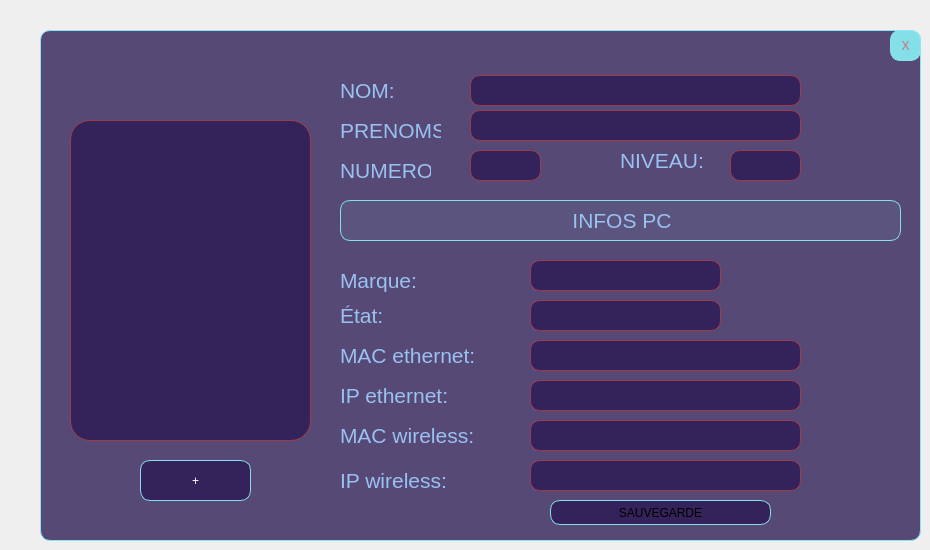
    <widget class="QWidget" name="page_2">
     <widget class="QFrame" name="frame_4">
      <property name="geometry">
       <rect>
        <x>40</x>
        <y>30</y>
        <width>881</width>
        <height>511</height>
       </rect>
      </property>
      <property name="styleSheet">
       <string notr="true">background-color: rgba(41, 24, 82, 196);
border-radius: 10px;
border: 1px solid rgba(137, 235, 241, 237);
/*box-shadow: 5rem 5rem 10rem 10em black;*/</string>
      </property>
      <property name="frameShape">
       <enum>QFrame::StyledPanel</enum>
      </property>
      <property name="frameShadow">
       <enum>QFrame::Raised</enum>
      </property>
      <widget class="QLabel" name="newImageLabel">
       <property name="geometry">
        <rect>
         <x>30</x>
         <y>90</y>
         <width>241</width>
         <height>321</height>
        </rect>
       </property>
       <property name="sizePolicy">
        <sizepolicy hsizetype="Fixed" vsizetype="Maximum">
         <horstretch>0</horstretch>
         <verstretch>0</verstretch>
        </sizepolicy>
       </property>
       <property name="styleSheet">
        <string notr="true">/*background: url(&quot;/home/tojo/QtProjects/GestionEleves/39.jpg&quot;);*/
background-position : center;
background-repeat: no-repeat;
border-radius: 20%;
border: 1px solid rgba(191, 64, 64, 171)</string>
       </property>
       <property name="text">
        <string>&lt;html&gt;&lt;head/&gt;&lt;body&gt;&lt;/body&gt;&lt;/html&gt;</string>
       </property>
      </widget>
      <widget class="QLabel" name="label_27">
       <property name="geometry">
        <rect>
         <x>300</x>
         <y>40</y>
         <width>101</width>
         <height>41</height>
        </rect>
       </property>
       <property name="styleSheet">
        <string notr="true">font: 700 40pt &quot;Fira Code&quot;;
color: rgb(153, 193, 241);
background: none;
border:none;</string>
       </property>
       <property name="text">
        <string>&lt;html&gt;&lt;head/&gt;&lt;body&gt;&lt;p&gt;&lt;span style=&quot; font-size:16pt;&quot;&gt;NOM:&lt;/span&gt;&lt;/p&gt;&lt;/body&gt;&lt;/html&gt;</string>
       </property>
      </widget>
      <widget class="QLabel" name="label_29">
       <property name="geometry">
        <rect>
         <x>300</x>
         <y>80</y>
         <width>101</width>
         <height>41</height>
        </rect>
       </property>
       <property name="styleSheet">
        <string notr="true">font: 700 40pt &quot;Fira Code&quot;;
color: rgb(153, 193, 241);
background: none;
border:none;</string>
       </property>
       <property name="text">
        <string>&lt;html&gt;&lt;head/&gt;&lt;body&gt;&lt;p&gt;&lt;span style=&quot; font-size:16pt;&quot;&gt;PRENOMS:&lt;/span&gt;&lt;/p&gt;&lt;/body&gt;&lt;/html&gt;</string>
       </property>
      </widget>
      <widget class="QLabel" name="label_31">
       <property name="geometry">
        <rect>
         <x>300</x>
         <y>120</y>
         <width>91</width>
         <height>41</height>
        </rect>
       </property>
       <property name="styleSheet">
        <string notr="true">font: 700 40pt &quot;Fira Code&quot;;
color: rgb(153, 193, 241);
background: none;
border:none;</string>
       </property>
       <property name="text">
        <string>&lt;html&gt;&lt;head/&gt;&lt;body&gt;&lt;p&gt;&lt;span style=&quot; font-size:16pt;&quot;&gt;NUMERO:&lt;/span&gt;&lt;/p&gt;&lt;/body&gt;&lt;/html&gt;</string>
       </property>
      </widget>
      <widget class="QLabel" name="label_33">
       <property name="geometry">
        <rect>
         <x>300</x>
         <y>310</y>
         <width>171</width>
         <height>31</height>
        </rect>
       </property>
       <property name="styleSheet">
        <string notr="true">font: 700 40pt &quot;Fira Code&quot;;
color: rgb(153, 193, 241);
background: none;
border:none;</string>
       </property>
       <property name="text">
        <string>&lt;html&gt;&lt;head/&gt;&lt;body&gt;&lt;p&gt;&lt;span style=&quot; font-size:16pt;&quot;&gt;MAC ethernet:&lt;/span&gt;&lt;/p&gt;&lt;/body&gt;&lt;/html&gt;</string>
       </property>
      </widget>
      <widget class="QLabel" name="label_35">
       <property name="geometry">
        <rect>
         <x>300</x>
         <y>380</y>
         <width>171</width>
         <height>51</height>
        </rect>
       </property>
       <property name="styleSheet">
        <string notr="true">font: 700 40pt &quot;Fira Code&quot;;
color: rgb(153, 193, 241);
background: none;
border:none;</string>
       </property>
       <property name="text">
        <string>&lt;html&gt;&lt;head/&gt;&lt;body&gt;&lt;p&gt;&lt;span style=&quot; font-size:16pt;&quot;&gt;MAC wireless:&lt;/span&gt;&lt;/p&gt;&lt;/body&gt;&lt;/html&gt;</string>
       </property>
      </widget>
      <widget class="QLabel" name="label_37">
       <property name="geometry">
        <rect>
         <x>300</x>
         <y>350</y>
         <width>171</width>
         <height>31</height>
        </rect>
       </property>
       <property name="styleSheet">
        <string notr="true">font: 700 40pt &quot;Fira Code&quot;;
color: rgb(153, 193, 241);
background: none;
border:none;</string>
       </property>
       <property name="text">
        <string>&lt;html&gt;&lt;head/&gt;&lt;body&gt;&lt;p&gt;&lt;span style=&quot; font-size:16pt;&quot;&gt;IP ethernet:&lt;/span&gt;&lt;/p&gt;&lt;/body&gt;&lt;/html&gt;</string>
       </property>
      </widget>
      <widget class="QLabel" name="label_38">
       <property name="geometry">
        <rect>
         <x>300</x>
         <y>430</y>
         <width>171</width>
         <height>41</height>
        </rect>
       </property>
       <property name="styleSheet">
        <string notr="true">font: 700 40pt &quot;Fira Code&quot;;
color: rgb(153, 193, 241);
background: none;
border:none;</string>
       </property>
       <property name="text">
        <string>&lt;html&gt;&lt;head/&gt;&lt;body&gt;&lt;p&gt;&lt;span style=&quot; font-size:16pt;&quot;&gt;IP wireless:&lt;/span&gt;&lt;/p&gt;&lt;/body&gt;&lt;/html&gt;</string>
       </property>
      </widget>
      <widget class="QLabel" name="label_41">
       <property name="geometry">
        <rect>
         <x>300</x>
         <y>170</y>
         <width>561</width>
         <height>41</height>
        </rect>
       </property>
       <property name="styleSheet">
        <string notr="true">font: 700 40pt &quot;Fira Code&quot;;
color: rgb(153, 193, 241);
background: none;
background-color: rgba(137, 235, 241, 17);
border:1px solid rgba(137, 235, 241, 237);</string>
       </property>
       <property name="text">
        <string>&lt;html&gt;&lt;head/&gt;&lt;body&gt;&lt;p align=&quot;center&quot;&gt;&lt;span style=&quot; font-size:16pt;&quot;&gt;INFOS PC&lt;/span&gt;&lt;/p&gt;&lt;/body&gt;&lt;/html&gt;</string>
       </property>
      </widget>
      <widget class="QLabel" name="label_42">
       <property name="geometry">
        <rect>
         <x>300</x>
         <y>230</y>
         <width>91</width>
         <height>41</height>
        </rect>
       </property>
       <property name="styleSheet">
        <string notr="true">font: 700 40pt &quot;Fira Code&quot;;
color: rgb(153, 193, 241);
background: none;
border:none;</string>
       </property>
       <property name="text">
        <string>&lt;html&gt;&lt;head/&gt;&lt;body&gt;&lt;p&gt;&lt;span style=&quot; font-size:16pt;&quot;&gt;Marque:&lt;/span&gt;&lt;/p&gt;&lt;/body&gt;&lt;/html&gt;</string>
       </property>
      </widget>
      <widget class="QLabel" name="label_44">
       <property name="geometry">
        <rect>
         <x>300</x>
         <y>260</y>
         <width>91</width>
         <height>51</height>
        </rect>
       </property>
       <property name="styleSheet">
        <string notr="true">font: 700 40pt &quot;Fira Code&quot;;
color: rgb(153, 193, 241);
background: none;
border:none;</string>
       </property>
       <property name="text">
        <string>&lt;html&gt;&lt;head/&gt;&lt;body&gt;&lt;p&gt;&lt;span style=&quot; font-size:16pt;&quot;&gt;État:&lt;/span&gt;&lt;/p&gt;&lt;/body&gt;&lt;/html&gt;</string>
       </property>
      </widget>
      <widget class="QLineEdit" name="lineEdit_2">
       <property name="geometry">
        <rect>
         <x>430</x>
         <y>45</y>
         <width>331</width>
         <height>31</height>
        </rect>
       </property>
       <property name="styleSheet">
        <string notr="true">font: 500 18pt &quot;Fira Code&quot;;
color: rgba(245, 177, 197, 236);
background: none;
background-color: rgba(41, 24, 82, 196);
border: 1px solid rgba(191, 64, 64, 171)</string>
       </property>
      </widget>
      <widget class="QLineEdit" name="lineEdit_3">
       <property name="geometry">
        <rect>
         <x>430</x>
         <y>80</y>
         <width>331</width>
         <height>31</height>
        </rect>
       </property>
       <property name="styleSheet">
        <string notr="true">font: 500 18pt &quot;Fira Code&quot;;
color: rgba(245, 177, 197, 236);
background: none;
background-color: rgba(41, 24, 82, 196);
border: 1px solid rgba(191, 64, 64, 171)</string>
       </property>
      </widget>
      <widget class="QLineEdit" name="lineEdit_Numero">
       <property name="geometry">
        <rect>
         <x>430</x>
         <y>120</y>
         <width>71</width>
         <height>31</height>
        </rect>
       </property>
       <property name="styleSheet">
        <string notr="true">font: 500 18pt &quot;Fira Code&quot;;
color: rgba(245, 177, 197, 236);
background: none;
background-color: rgba(41, 24, 82, 196);
border: 1px solid rgba(191, 64, 64, 171)</string>
       </property>
      </widget>
      <widget class="QLineEdit" name="lineEdit_5">
       <property name="geometry">
        <rect>
         <x>490</x>
         <y>230</y>
         <width>191</width>
         <height>31</height>
        </rect>
       </property>
       <property name="styleSheet">
        <string notr="true">font: 500 18pt &quot;Fira Code&quot;;
color: rgba(245, 177, 197, 236);
background: none;
background-color: rgba(41, 24, 82, 196);
border: 1px solid rgba(191, 64, 64, 171)</string>
       </property>
      </widget>
      <widget class="QLineEdit" name="lineEdit_6">
       <property name="geometry">
        <rect>
         <x>490</x>
         <y>270</y>
         <width>191</width>
         <height>31</height>
        </rect>
       </property>
       <property name="styleSheet">
        <string notr="true">font: 500 18pt &quot;Fira Code&quot;;
color: rgba(245, 177, 197, 236);
background: none;
background-color: rgba(41, 24, 82, 196);
border: 1px solid rgba(191, 64, 64, 171)</string>
       </property>
      </widget>
      <widget class="QLineEdit" name="lineEdit_7">
       <property name="geometry">
        <rect>
         <x>490</x>
         <y>310</y>
         <width>271</width>
         <height>31</height>
        </rect>
       </property>
       <property name="styleSheet">
        <string notr="true">font: 500 18pt &quot;Fira Code&quot;;
color: rgba(245, 177, 197, 236);
background: none;
background-color: rgba(41, 24, 82, 196);
border: 1px solid rgba(191, 64, 64, 171)</string>
       </property>
      </widget>
      <widget class="QLineEdit" name="lineEdit_8">
       <property name="geometry">
        <rect>
         <x>490</x>
         <y>390</y>
         <width>271</width>
         <height>31</height>
        </rect>
       </property>
       <property name="styleSheet">
        <string notr="true">font: 500 18pt &quot;Fira Code&quot;;
color: rgba(245, 177, 197, 236);
background: none;
background-color: rgba(41, 24, 82, 196);
border: 1px solid rgba(191, 64, 64, 171)</string>
       </property>
      </widget>
      <widget class="QLineEdit" name="lineEdit_9">
       <property name="geometry">
        <rect>
         <x>490</x>
         <y>350</y>
         <width>271</width>
         <height>31</height>
        </rect>
       </property>
       <property name="styleSheet">
        <string notr="true">font: 500 18pt &quot;Fira Code&quot;;
color: rgba(245, 177, 197, 236);
background: none;
background-color: rgba(41, 24, 82, 196);
border: 1px solid rgba(191, 64, 64, 171)</string>
       </property>
      </widget>
      <widget class="QLineEdit" name="lineEdit_10">
       <property name="geometry">
        <rect>
         <x>490</x>
         <y>430</y>
         <width>271</width>
         <height>31</height>
        </rect>
       </property>
       <property name="styleSheet">
        <string notr="true">font: 500 18pt &quot;Fira Code&quot;;
color: rgba(245, 177, 197, 236);
background: none;
background-color: rgba(41, 24, 82, 196);
border: 1px solid rgba(191, 64, 64, 171)</string>
       </property>
      </widget>
      <widget class="QPushButton" name="addImageButton">
       <property name="geometry">
        <rect>
         <x>100</x>
         <y>430</y>
         <width>111</width>
         <height>41</height>
        </rect>
       </property>
       <property name="styleSheet">
        <string notr="true">color: white;
font: 22pt &quot;Cantarell&quot;;</string>
       </property>
       <property name="text">
        <string>+</string>
       </property>
      </widget>
      <widget class="QPushButton" name="quitAddStudentButton">
       <property name="geometry">
        <rect>
         <x>850</x>
         <y>0</y>
         <width>31</width>
         <height>31</height>
        </rect>
       </property>
       <property name="styleSheet">
        <string notr="true">background-color: rgba(137, 235, 241, 237);
color: rgba(216, 97, 97, 227)</string>
       </property>
       <property name="text">
        <string>X</string>
       </property>
      </widget>
      <widget class="QLabel" name="label_58">
       <property name="geometry">
        <rect>
         <x>580</x>
         <y>110</y>
         <width>91</width>
         <height>41</height>
        </rect>
       </property>
       <property name="styleSheet">
        <string notr="true">font: 700 40pt &quot;Fira Code&quot;;
color: rgb(153, 193, 241);
background: none;
border:none;</string>
       </property>
       <property name="text">
        <string>&lt;html&gt;&lt;head/&gt;&lt;body&gt;&lt;p&gt;&lt;span style=&quot; font-size:16pt;&quot;&gt;NIVEAU:&lt;/span&gt;&lt;/p&gt;&lt;/body&gt;&lt;/html&gt;</string>
       </property>
      </widget>
      <widget class="QLineEdit" name="lineEdit_30">
       <property name="geometry">
        <rect>
         <x>690</x>
         <y>120</y>
         <width>71</width>
         <height>31</height>
        </rect>
       </property>
       <property name="styleSheet">
        <string notr="true">font: 500 18pt &quot;Fira Code&quot;;
color: rgba(245, 177, 197, 236);
background: none;
background-color: rgba(41, 24, 82, 196);
border: 1px solid rgba(191, 64, 64, 171)</string>
       </property>
      </widget>
      <widget class="QPushButton" name="pushButton">
       <property name="geometry">
        <rect>
         <x>510</x>
         <y>470</y>
         <width>221</width>
         <height>25</height>
        </rect>
       </property>
       <property name="text">
        <string>SAUVEGARDE</string>
       </property>
      </widget>
     </widget>
    </widget>
